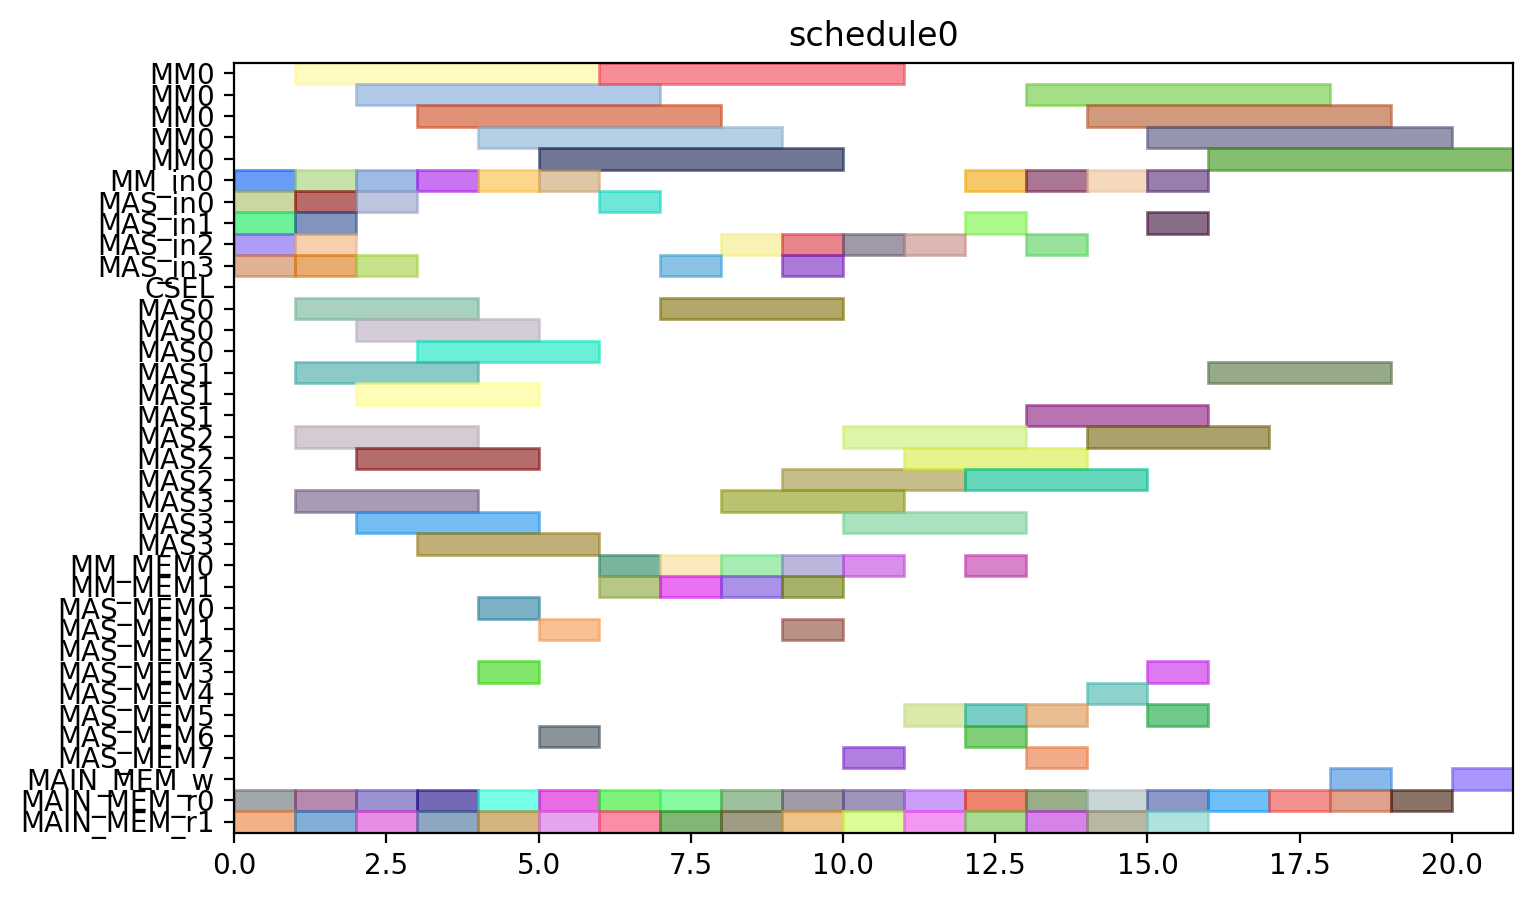

This figure's Python source:
from pyschedule import Scenario, solvers, plotters, alt


def solve():
	horizon = 90
	S = Scenario("schedule0", horizon=horizon)

	# resource
	MM = S.Resources('MM', num=1, size=5)
	MM_in = S.Resources('MM_in', num=1)
	MAS_in = S.Resources('MAS_in', num=4)
	CSEL = S.Resource('CSEL')
	MAS = S.Resources('MAS', num=4, size=3, periods=range(1, horizon))
	MM_MEM = S.Resources('MM_MEM', num=2)
	MAS_MEM = S.Resources('MAS_MEM', num=8)
	MAIN_MEM_w = S.Resource('MAIN_MEM_w', size=1)
	MAIN_MEM_r = S.Resources('MAIN_MEM_r', num=2)

	# result of previous scheduling

	# new tasks
	t0_t0 = S.Task('t0_t0', length=5, delay_cost=1)
	t0_t0 += alt(MM)
	t0_t0_in = S.Task('t0_t0_in', length=1, delay_cost=1)
	t0_t0_in += alt(MM_in)
	S += t0_t0_in*MM_in[0]<=t0_t0*MM[0]

	t0_t0_mem0 = S.Task('t0_t0_mem0', length=1, delay_cost=1)
	t0_t0_mem0 += MAIN_MEM_r[0]
	t0_t0_mem1 = S.Task('t0_t0_mem1', length=1, delay_cost=1)
	t0_t0_mem1 += MAIN_MEM_r[1]
	t0_t1 = S.Task('t0_t1', length=5, delay_cost=1)
	t0_t1 += alt(MM)
	t0_t1_in = S.Task('t0_t1_in', length=1, delay_cost=1)
	t0_t1_in += alt(MM_in)
	S += t0_t1_in*MM_in[0]<=t0_t1*MM[0]

	t0_t1_mem0 = S.Task('t0_t1_mem0', length=1, delay_cost=1)
	t0_t1_mem0 += MAIN_MEM_r[0]
	t0_t1_mem1 = S.Task('t0_t1_mem1', length=1, delay_cost=1)
	t0_t1_mem1 += MAIN_MEM_r[1]
	t0_t2 = S.Task('t0_t2', length=3, delay_cost=1)
	t0_t2 += alt(MAS)
	t0_t2_in = S.Task('t0_t2_in', length=1, delay_cost=1)
	t0_t2_in += alt(MAS_in)
	S += t0_t2_in*MAS_in[0]<=t0_t2*MAS[0]

	S += t0_t2_in*MAS_in[1]<=t0_t2*MAS[1]

	S += t0_t2_in*MAS_in[2]<=t0_t2*MAS[2]

	S += t0_t2_in*MAS_in[3]<=t0_t2*MAS[3]

	t0_t2_mem0 = S.Task('t0_t2_mem0', length=1, delay_cost=1)
	t0_t2_mem0 += MAIN_MEM_r[0]
	t0_t2_mem1 = S.Task('t0_t2_mem1', length=1, delay_cost=1)
	t0_t2_mem1 += MAIN_MEM_r[1]
	t0_t3 = S.Task('t0_t3', length=3, delay_cost=1)
	t0_t3 += alt(MAS)
	t0_t3_in = S.Task('t0_t3_in', length=1, delay_cost=1)
	t0_t3_in += alt(MAS_in)
	S += t0_t3_in*MAS_in[0]<=t0_t3*MAS[0]

	S += t0_t3_in*MAS_in[1]<=t0_t3*MAS[1]

	S += t0_t3_in*MAS_in[2]<=t0_t3*MAS[2]

	S += t0_t3_in*MAS_in[3]<=t0_t3*MAS[3]

	t0_t3_mem0 = S.Task('t0_t3_mem0', length=1, delay_cost=1)
	t0_t3_mem0 += MAIN_MEM_r[0]
	t0_t3_mem1 = S.Task('t0_t3_mem1', length=1, delay_cost=1)
	t0_t3_mem1 += MAIN_MEM_r[1]
	t2_t0 = S.Task('t2_t0', length=5, delay_cost=1)
	t2_t0 += alt(MM)
	t2_t0_in = S.Task('t2_t0_in', length=1, delay_cost=1)
	t2_t0_in += alt(MM_in)
	S += t2_t0_in*MM_in[0]<=t2_t0*MM[0]

	t2_t0_mem0 = S.Task('t2_t0_mem0', length=1, delay_cost=1)
	t2_t0_mem0 += MAIN_MEM_r[0]
	t2_t0_mem1 = S.Task('t2_t0_mem1', length=1, delay_cost=1)
	t2_t0_mem1 += MAIN_MEM_r[1]
	t2_t1 = S.Task('t2_t1', length=5, delay_cost=1)
	t2_t1 += alt(MM)
	t2_t1_in = S.Task('t2_t1_in', length=1, delay_cost=1)
	t2_t1_in += alt(MM_in)
	S += t2_t1_in*MM_in[0]<=t2_t1*MM[0]

	t2_t1_mem0 = S.Task('t2_t1_mem0', length=1, delay_cost=1)
	t2_t1_mem0 += MAIN_MEM_r[0]
	t2_t1_mem1 = S.Task('t2_t1_mem1', length=1, delay_cost=1)
	t2_t1_mem1 += MAIN_MEM_r[1]
	t2_t2 = S.Task('t2_t2', length=3, delay_cost=1)
	t2_t2 += alt(MAS)
	t2_t2_in = S.Task('t2_t2_in', length=1, delay_cost=1)
	t2_t2_in += alt(MAS_in)
	S += t2_t2_in*MAS_in[0]<=t2_t2*MAS[0]

	S += t2_t2_in*MAS_in[1]<=t2_t2*MAS[1]

	S += t2_t2_in*MAS_in[2]<=t2_t2*MAS[2]

	S += t2_t2_in*MAS_in[3]<=t2_t2*MAS[3]

	t2_t2_mem0 = S.Task('t2_t2_mem0', length=1, delay_cost=1)
	t2_t2_mem0 += MAIN_MEM_r[0]
	t2_t2_mem1 = S.Task('t2_t2_mem1', length=1, delay_cost=1)
	t2_t2_mem1 += MAIN_MEM_r[1]
	t2_t3 = S.Task('t2_t3', length=3, delay_cost=1)
	t2_t3 += alt(MAS)
	t2_t3_in = S.Task('t2_t3_in', length=1, delay_cost=1)
	t2_t3_in += alt(MAS_in)
	S += t2_t3_in*MAS_in[0]<=t2_t3*MAS[0]

	S += t2_t3_in*MAS_in[1]<=t2_t3*MAS[1]

	S += t2_t3_in*MAS_in[2]<=t2_t3*MAS[2]

	S += t2_t3_in*MAS_in[3]<=t2_t3*MAS[3]

	t2_t3_mem0 = S.Task('t2_t3_mem0', length=1, delay_cost=1)
	t2_t3_mem0 += MAIN_MEM_r[0]
	t2_t3_mem1 = S.Task('t2_t3_mem1', length=1, delay_cost=1)
	t2_t3_mem1 += MAIN_MEM_r[1]
	t7_t2 = S.Task('t7_t2', length=3, delay_cost=1)
	t7_t2 += alt(MAS)
	t7_t2_in = S.Task('t7_t2_in', length=1, delay_cost=1)
	t7_t2_in += alt(MAS_in)
	S += t7_t2_in*MAS_in[0]<=t7_t2*MAS[0]

	S += t7_t2_in*MAS_in[1]<=t7_t2*MAS[1]

	S += t7_t2_in*MAS_in[2]<=t7_t2*MAS[2]

	S += t7_t2_in*MAS_in[3]<=t7_t2*MAS[3]

	t7_t2_mem0 = S.Task('t7_t2_mem0', length=1, delay_cost=1)
	t7_t2_mem0 += MAIN_MEM_r[0]
	t7_t2_mem1 = S.Task('t7_t2_mem1', length=1, delay_cost=1)
	t7_t2_mem1 += MAIN_MEM_r[1]
	t9_t2 = S.Task('t9_t2', length=3, delay_cost=1)
	t9_t2 += alt(MAS)
	t9_t2_in = S.Task('t9_t2_in', length=1, delay_cost=1)
	t9_t2_in += alt(MAS_in)
	S += t9_t2_in*MAS_in[0]<=t9_t2*MAS[0]

	S += t9_t2_in*MAS_in[1]<=t9_t2*MAS[1]

	S += t9_t2_in*MAS_in[2]<=t9_t2*MAS[2]

	S += t9_t2_in*MAS_in[3]<=t9_t2*MAS[3]

	t9_t2_mem0 = S.Task('t9_t2_mem0', length=1, delay_cost=1)
	t9_t2_mem0 += MAIN_MEM_r[0]
	t9_t2_mem1 = S.Task('t9_t2_mem1', length=1, delay_cost=1)
	t9_t2_mem1 += MAIN_MEM_r[1]
	t14_t2 = S.Task('t14_t2', length=3, delay_cost=1)
	t14_t2 += alt(MAS)
	t14_t2_in = S.Task('t14_t2_in', length=1, delay_cost=1)
	t14_t2_in += alt(MAS_in)
	S += t14_t2_in*MAS_in[0]<=t14_t2*MAS[0]

	S += t14_t2_in*MAS_in[1]<=t14_t2*MAS[1]

	S += t14_t2_in*MAS_in[2]<=t14_t2*MAS[2]

	S += t14_t2_in*MAS_in[3]<=t14_t2*MAS[3]

	t14_t2_mem0 = S.Task('t14_t2_mem0', length=1, delay_cost=1)
	t14_t2_mem0 += MAIN_MEM_r[0]
	t14_t2_mem1 = S.Task('t14_t2_mem1', length=1, delay_cost=1)
	t14_t2_mem1 += MAIN_MEM_r[1]
	new_TZ_t2 = S.Task('new_TZ_t2', length=3, delay_cost=1)
	new_TZ_t2 += alt(MAS)
	new_TZ_t2_in = S.Task('new_TZ_t2_in', length=1, delay_cost=1)
	new_TZ_t2_in += alt(MAS_in)
	S += new_TZ_t2_in*MAS_in[0]<=new_TZ_t2*MAS[0]

	S += new_TZ_t2_in*MAS_in[1]<=new_TZ_t2*MAS[1]

	S += new_TZ_t2_in*MAS_in[2]<=new_TZ_t2*MAS[2]

	S += new_TZ_t2_in*MAS_in[3]<=new_TZ_t2*MAS[3]

	new_TZ_t2_mem0 = S.Task('new_TZ_t2_mem0', length=1, delay_cost=1)
	new_TZ_t2_mem0 += MAIN_MEM_r[0]
	new_TZ_t2_mem1 = S.Task('new_TZ_t2_mem1', length=1, delay_cost=1)
	new_TZ_t2_mem1 += MAIN_MEM_r[1]
	t16_t2 = S.Task('t16_t2', length=3, delay_cost=1)
	t16_t2 += alt(MAS)
	t16_t2_in = S.Task('t16_t2_in', length=1, delay_cost=1)
	t16_t2_in += alt(MAS_in)
	S += t16_t2_in*MAS_in[0]<=t16_t2*MAS[0]

	S += t16_t2_in*MAS_in[1]<=t16_t2*MAS[1]

	S += t16_t2_in*MAS_in[2]<=t16_t2*MAS[2]

	S += t16_t2_in*MAS_in[3]<=t16_t2*MAS[3]

	t16_t2_mem0 = S.Task('t16_t2_mem0', length=1, delay_cost=1)
	t16_t2_mem0 += MAIN_MEM_r[0]
	t16_t2_mem1 = S.Task('t16_t2_mem1', length=1, delay_cost=1)
	t16_t2_mem1 += MAIN_MEM_r[1]
	t17_t2 = S.Task('t17_t2', length=3, delay_cost=1)
	t17_t2 += alt(MAS)
	t17_t2_in = S.Task('t17_t2_in', length=1, delay_cost=1)
	t17_t2_in += alt(MAS_in)
	S += t17_t2_in*MAS_in[0]<=t17_t2*MAS[0]

	S += t17_t2_in*MAS_in[1]<=t17_t2*MAS[1]

	S += t17_t2_in*MAS_in[2]<=t17_t2*MAS[2]

	S += t17_t2_in*MAS_in[3]<=t17_t2*MAS[3]

	t17_t2_mem0 = S.Task('t17_t2_mem0', length=1, delay_cost=1)
	t17_t2_mem0 += MAIN_MEM_r[0]
	t17_t2_mem1 = S.Task('t17_t2_mem1', length=1, delay_cost=1)
	t17_t2_mem1 += MAIN_MEM_r[1]
	t0_t4 = S.Task('t0_t4', length=5, delay_cost=1)
	t0_t4 += alt(MM)
	t0_t4_in = S.Task('t0_t4_in', length=1, delay_cost=1)
	t0_t4_in += alt(MM_in)
	S += t0_t4_in*MM_in[0]<=t0_t4*MM[0]

	t0_t4_mem0 = S.Task('t0_t4_mem0', length=1, delay_cost=1)
	t0_t4_mem0 += alt(MAS_MEM)
	S += (t0_t2*MAS[0])-1 < t0_t4_mem0*MAS_MEM[0]
	S += (t0_t2*MAS[1])-1 < t0_t4_mem0*MAS_MEM[2]
	S += (t0_t2*MAS[2])-1 < t0_t4_mem0*MAS_MEM[4]
	S += (t0_t2*MAS[3])-1 < t0_t4_mem0*MAS_MEM[6]
	S += t0_t4_mem0 <= t0_t4

	t0_t4_mem1 = S.Task('t0_t4_mem1', length=1, delay_cost=1)
	t0_t4_mem1 += alt(MAS_MEM)
	S += (t0_t3*MAS[0])-1 < t0_t4_mem1*MAS_MEM[1]
	S += (t0_t3*MAS[1])-1 < t0_t4_mem1*MAS_MEM[3]
	S += (t0_t3*MAS[2])-1 < t0_t4_mem1*MAS_MEM[5]
	S += (t0_t3*MAS[3])-1 < t0_t4_mem1*MAS_MEM[7]
	S += t0_t4_mem1 <= t0_t4

	t00 = S.Task('t00', length=3, delay_cost=1)
	t00 += alt(MAS)
	t00_in = S.Task('t00_in', length=1, delay_cost=1)
	t00_in += alt(MAS_in)
	S += t00_in*MAS_in[0]<=t00*MAS[0]

	S += t00_in*MAS_in[1]<=t00*MAS[1]

	S += t00_in*MAS_in[2]<=t00*MAS[2]

	S += t00_in*MAS_in[3]<=t00*MAS[3]

	t00_mem0 = S.Task('t00_mem0', length=1, delay_cost=1)
	t00_mem0 += alt(MM_MEM)
	S += (t0_t0*MM[0])-1 < t00_mem0*MM_MEM[0]
	S += t00_mem0 <= t00

	t00_mem1 = S.Task('t00_mem1', length=1, delay_cost=1)
	t00_mem1 += alt(MM_MEM)
	S += (t0_t1*MM[0])-1 < t00_mem1*MM_MEM[1]
	S += t00_mem1 <= t00

	t0_t5 = S.Task('t0_t5', length=3, delay_cost=1)
	t0_t5 += alt(MAS)
	t0_t5_in = S.Task('t0_t5_in', length=1, delay_cost=1)
	t0_t5_in += alt(MAS_in)
	S += t0_t5_in*MAS_in[0]<=t0_t5*MAS[0]

	S += t0_t5_in*MAS_in[1]<=t0_t5*MAS[1]

	S += t0_t5_in*MAS_in[2]<=t0_t5*MAS[2]

	S += t0_t5_in*MAS_in[3]<=t0_t5*MAS[3]

	t0_t5_mem0 = S.Task('t0_t5_mem0', length=1, delay_cost=1)
	t0_t5_mem0 += alt(MM_MEM)
	S += (t0_t0*MM[0])-1 < t0_t5_mem0*MM_MEM[0]
	S += t0_t5_mem0 <= t0_t5

	t0_t5_mem1 = S.Task('t0_t5_mem1', length=1, delay_cost=1)
	t0_t5_mem1 += alt(MM_MEM)
	S += (t0_t1*MM[0])-1 < t0_t5_mem1*MM_MEM[1]
	S += t0_t5_mem1 <= t0_t5

	t2_t4 = S.Task('t2_t4', length=5, delay_cost=1)
	t2_t4 += alt(MM)
	t2_t4_in = S.Task('t2_t4_in', length=1, delay_cost=1)
	t2_t4_in += alt(MM_in)
	S += t2_t4_in*MM_in[0]<=t2_t4*MM[0]

	t2_t4_mem0 = S.Task('t2_t4_mem0', length=1, delay_cost=1)
	t2_t4_mem0 += alt(MAS_MEM)
	S += (t2_t2*MAS[0])-1 < t2_t4_mem0*MAS_MEM[0]
	S += (t2_t2*MAS[1])-1 < t2_t4_mem0*MAS_MEM[2]
	S += (t2_t2*MAS[2])-1 < t2_t4_mem0*MAS_MEM[4]
	S += (t2_t2*MAS[3])-1 < t2_t4_mem0*MAS_MEM[6]
	S += t2_t4_mem0 <= t2_t4

	t2_t4_mem1 = S.Task('t2_t4_mem1', length=1, delay_cost=1)
	t2_t4_mem1 += alt(MAS_MEM)
	S += (t2_t3*MAS[0])-1 < t2_t4_mem1*MAS_MEM[1]
	S += (t2_t3*MAS[1])-1 < t2_t4_mem1*MAS_MEM[3]
	S += (t2_t3*MAS[2])-1 < t2_t4_mem1*MAS_MEM[5]
	S += (t2_t3*MAS[3])-1 < t2_t4_mem1*MAS_MEM[7]
	S += t2_t4_mem1 <= t2_t4

	t20 = S.Task('t20', length=3, delay_cost=1)
	t20 += alt(MAS)
	t20_in = S.Task('t20_in', length=1, delay_cost=1)
	t20_in += alt(MAS_in)
	S += t20_in*MAS_in[0]<=t20*MAS[0]

	S += t20_in*MAS_in[1]<=t20*MAS[1]

	S += t20_in*MAS_in[2]<=t20*MAS[2]

	S += t20_in*MAS_in[3]<=t20*MAS[3]

	t20_mem0 = S.Task('t20_mem0', length=1, delay_cost=1)
	t20_mem0 += alt(MM_MEM)
	S += (t2_t0*MM[0])-1 < t20_mem0*MM_MEM[0]
	S += t20_mem0 <= t20

	t20_mem1 = S.Task('t20_mem1', length=1, delay_cost=1)
	t20_mem1 += alt(MM_MEM)
	S += (t2_t1*MM[0])-1 < t20_mem1*MM_MEM[1]
	S += t20_mem1 <= t20

	t2_t5 = S.Task('t2_t5', length=3, delay_cost=1)
	t2_t5 += alt(MAS)
	t2_t5_in = S.Task('t2_t5_in', length=1, delay_cost=1)
	t2_t5_in += alt(MAS_in)
	S += t2_t5_in*MAS_in[0]<=t2_t5*MAS[0]

	S += t2_t5_in*MAS_in[1]<=t2_t5*MAS[1]

	S += t2_t5_in*MAS_in[2]<=t2_t5*MAS[2]

	S += t2_t5_in*MAS_in[3]<=t2_t5*MAS[3]

	t2_t5_mem0 = S.Task('t2_t5_mem0', length=1, delay_cost=1)
	t2_t5_mem0 += alt(MM_MEM)
	S += (t2_t0*MM[0])-1 < t2_t5_mem0*MM_MEM[0]
	S += t2_t5_mem0 <= t2_t5

	t2_t5_mem1 = S.Task('t2_t5_mem1', length=1, delay_cost=1)
	t2_t5_mem1 += alt(MM_MEM)
	S += (t2_t1*MM[0])-1 < t2_t5_mem1*MM_MEM[1]
	S += t2_t5_mem1 <= t2_t5

	t01 = S.Task('t01', length=3, delay_cost=1)
	t01 += alt(MAS)
	t01_in = S.Task('t01_in', length=1, delay_cost=1)
	t01_in += alt(MAS_in)
	S += t01_in*MAS_in[0]<=t01*MAS[0]

	S += t01_in*MAS_in[1]<=t01*MAS[1]

	S += t01_in*MAS_in[2]<=t01*MAS[2]

	S += t01_in*MAS_in[3]<=t01*MAS[3]

	t01_mem0 = S.Task('t01_mem0', length=1, delay_cost=1)
	t01_mem0 += alt(MM_MEM)
	S += (t0_t4*MM[0])-1 < t01_mem0*MM_MEM[0]
	S += t01_mem0 <= t01

	t01_mem1 = S.Task('t01_mem1', length=1, delay_cost=1)
	t01_mem1 += alt(MAS_MEM)
	S += (t0_t5*MAS[0])-1 < t01_mem1*MAS_MEM[1]
	S += (t0_t5*MAS[1])-1 < t01_mem1*MAS_MEM[3]
	S += (t0_t5*MAS[2])-1 < t01_mem1*MAS_MEM[5]
	S += (t0_t5*MAS[3])-1 < t01_mem1*MAS_MEM[7]
	S += t01_mem1 <= t01

	t10 = S.Task('t10', length=3, delay_cost=1)
	t10 += alt(MAS)
	t10_in = S.Task('t10_in', length=1, delay_cost=1)
	t10_in += alt(MAS_in)
	S += t10_in*MAS_in[0]<=t10*MAS[0]

	S += t10_in*MAS_in[1]<=t10*MAS[1]

	S += t10_in*MAS_in[2]<=t10*MAS[2]

	S += t10_in*MAS_in[3]<=t10*MAS[3]

	t10_mem0 = S.Task('t10_mem0', length=1, delay_cost=1)
	t10_mem0 += MAIN_MEM_r[0]
	t10_mem1 = S.Task('t10_mem1', length=1, delay_cost=1)
	t10_mem1 += alt(MAS_MEM)
	S += (t00*MAS[0])-1 < t10_mem1*MAS_MEM[1]
	S += (t00*MAS[1])-1 < t10_mem1*MAS_MEM[3]
	S += (t00*MAS[2])-1 < t10_mem1*MAS_MEM[5]
	S += (t00*MAS[3])-1 < t10_mem1*MAS_MEM[7]
	S += t10_mem1 <= t10

	t21 = S.Task('t21', length=3, delay_cost=1)
	t21 += alt(MAS)
	t21_in = S.Task('t21_in', length=1, delay_cost=1)
	t21_in += alt(MAS_in)
	S += t21_in*MAS_in[0]<=t21*MAS[0]

	S += t21_in*MAS_in[1]<=t21*MAS[1]

	S += t21_in*MAS_in[2]<=t21*MAS[2]

	S += t21_in*MAS_in[3]<=t21*MAS[3]

	t21_mem0 = S.Task('t21_mem0', length=1, delay_cost=1)
	t21_mem0 += alt(MM_MEM)
	S += (t2_t4*MM[0])-1 < t21_mem0*MM_MEM[0]
	S += t21_mem0 <= t21

	t21_mem1 = S.Task('t21_mem1', length=1, delay_cost=1)
	t21_mem1 += alt(MAS_MEM)
	S += (t2_t5*MAS[0])-1 < t21_mem1*MAS_MEM[1]
	S += (t2_t5*MAS[1])-1 < t21_mem1*MAS_MEM[3]
	S += (t2_t5*MAS[2])-1 < t21_mem1*MAS_MEM[5]
	S += (t2_t5*MAS[3])-1 < t21_mem1*MAS_MEM[7]
	S += t21_mem1 <= t21

	t30 = S.Task('t30', length=3, delay_cost=1)
	t30 += alt(MAS)
	t30_in = S.Task('t30_in', length=1, delay_cost=1)
	t30_in += alt(MAS_in)
	S += t30_in*MAS_in[0]<=t30*MAS[0]

	S += t30_in*MAS_in[1]<=t30*MAS[1]

	S += t30_in*MAS_in[2]<=t30*MAS[2]

	S += t30_in*MAS_in[3]<=t30*MAS[3]

	t30_mem0 = S.Task('t30_mem0', length=1, delay_cost=1)
	t30_mem0 += MAIN_MEM_r[0]
	t30_mem1 = S.Task('t30_mem1', length=1, delay_cost=1)
	t30_mem1 += alt(MAS_MEM)
	S += (t20*MAS[0])-1 < t30_mem1*MAS_MEM[1]
	S += (t20*MAS[1])-1 < t30_mem1*MAS_MEM[3]
	S += (t20*MAS[2])-1 < t30_mem1*MAS_MEM[5]
	S += (t20*MAS[3])-1 < t30_mem1*MAS_MEM[7]
	S += t30_mem1 <= t30

	t11 = S.Task('t11', length=3, delay_cost=1)
	t11 += alt(MAS)
	t11_in = S.Task('t11_in', length=1, delay_cost=1)
	t11_in += alt(MAS_in)
	S += t11_in*MAS_in[0]<=t11*MAS[0]

	S += t11_in*MAS_in[1]<=t11*MAS[1]

	S += t11_in*MAS_in[2]<=t11*MAS[2]

	S += t11_in*MAS_in[3]<=t11*MAS[3]

	t11_mem0 = S.Task('t11_mem0', length=1, delay_cost=1)
	t11_mem0 += MAIN_MEM_r[0]
	t11_mem1 = S.Task('t11_mem1', length=1, delay_cost=1)
	t11_mem1 += alt(MAS_MEM)
	S += (t01*MAS[0])-1 < t11_mem1*MAS_MEM[1]
	S += (t01*MAS[1])-1 < t11_mem1*MAS_MEM[3]
	S += (t01*MAS[2])-1 < t11_mem1*MAS_MEM[5]
	S += (t01*MAS[3])-1 < t11_mem1*MAS_MEM[7]
	S += t11_mem1 <= t11

	t31 = S.Task('t31', length=3, delay_cost=1)
	t31 += alt(MAS)
	t31_in = S.Task('t31_in', length=1, delay_cost=1)
	t31_in += alt(MAS_in)
	S += t31_in*MAS_in[0]<=t31*MAS[0]

	S += t31_in*MAS_in[1]<=t31*MAS[1]

	S += t31_in*MAS_in[2]<=t31*MAS[2]

	S += t31_in*MAS_in[3]<=t31*MAS[3]

	t31_mem0 = S.Task('t31_mem0', length=1, delay_cost=1)
	t31_mem0 += MAIN_MEM_r[0]
	t31_mem1 = S.Task('t31_mem1', length=1, delay_cost=1)
	t31_mem1 += alt(MAS_MEM)
	S += (t21*MAS[0])-1 < t31_mem1*MAS_MEM[1]
	S += (t21*MAS[1])-1 < t31_mem1*MAS_MEM[3]
	S += (t21*MAS[2])-1 < t31_mem1*MAS_MEM[5]
	S += (t21*MAS[3])-1 < t31_mem1*MAS_MEM[7]
	S += t31_mem1 <= t31

	c010 = S.Task('c010', length=5, delay_cost=1)
	c010 += alt(MM)
	c010_in = S.Task('c010_in', length=1, delay_cost=1)
	c010_in += alt(MM_in)
	S += c010_in*MM_in[0]<=c010*MM[0]

	S += 0<c010

	c010_w = S.Task('c010_w', length=1, delay_cost=1)
	c010_w += alt(MAIN_MEM_w)
	S += c010 <= c010_w

	c010_mem0 = S.Task('c010_mem0', length=1, delay_cost=1)
	c010_mem0 += alt(MAS_MEM)
	S += (t30*MAS[0])-1 < c010_mem0*MAS_MEM[0]
	S += (t30*MAS[1])-1 < c010_mem0*MAS_MEM[2]
	S += (t30*MAS[2])-1 < c010_mem0*MAS_MEM[4]
	S += (t30*MAS[3])-1 < c010_mem0*MAS_MEM[6]
	S += c010_mem0 <= c010

	c010_mem1 = S.Task('c010_mem1', length=1, delay_cost=1)
	c010_mem1 += MAIN_MEM_r[1]
	c200 = S.Task('c200', length=5, delay_cost=1)
	c200 += alt(MM)
	c200_in = S.Task('c200_in', length=1, delay_cost=1)
	c200_in += alt(MM_in)
	S += c200_in*MM_in[0]<=c200*MM[0]

	S += 0<c200

	c200_w = S.Task('c200_w', length=1, delay_cost=1)
	c200_w += alt(MAIN_MEM_w)
	S += c200 <= c200_w

	c200_mem0 = S.Task('c200_mem0', length=1, delay_cost=1)
	c200_mem0 += alt(MAS_MEM)
	S += (t10*MAS[0])-1 < c200_mem0*MAS_MEM[0]
	S += (t10*MAS[1])-1 < c200_mem0*MAS_MEM[2]
	S += (t10*MAS[2])-1 < c200_mem0*MAS_MEM[4]
	S += (t10*MAS[3])-1 < c200_mem0*MAS_MEM[6]
	S += c200_mem0 <= c200

	c200_mem1 = S.Task('c200_mem1', length=1, delay_cost=1)
	c200_mem1 += MAIN_MEM_r[1]
	t16_t0 = S.Task('t16_t0', length=5, delay_cost=1)
	t16_t0 += alt(MM)
	t16_t0_in = S.Task('t16_t0_in', length=1, delay_cost=1)
	t16_t0_in += alt(MM_in)
	S += t16_t0_in*MM_in[0]<=t16_t0*MM[0]

	t16_t0_mem0 = S.Task('t16_t0_mem0', length=1, delay_cost=1)
	t16_t0_mem0 += MAIN_MEM_r[0]
	t16_t0_mem1 = S.Task('t16_t0_mem1', length=1, delay_cost=1)
	t16_t0_mem1 += alt(MAS_MEM)
	S += (t30*MAS[0])-1 < t16_t0_mem1*MAS_MEM[1]
	S += (t30*MAS[1])-1 < t16_t0_mem1*MAS_MEM[3]
	S += (t30*MAS[2])-1 < t16_t0_mem1*MAS_MEM[5]
	S += (t30*MAS[3])-1 < t16_t0_mem1*MAS_MEM[7]
	S += t16_t0_mem1 <= t16_t0

	t17_t0 = S.Task('t17_t0', length=5, delay_cost=1)
	t17_t0 += alt(MM)
	t17_t0_in = S.Task('t17_t0_in', length=1, delay_cost=1)
	t17_t0_in += alt(MM_in)
	S += t17_t0_in*MM_in[0]<=t17_t0*MM[0]

	t17_t0_mem0 = S.Task('t17_t0_mem0', length=1, delay_cost=1)
	t17_t0_mem0 += MAIN_MEM_r[0]
	t17_t0_mem1 = S.Task('t17_t0_mem1', length=1, delay_cost=1)
	t17_t0_mem1 += alt(MAS_MEM)
	S += (t10*MAS[0])-1 < t17_t0_mem1*MAS_MEM[1]
	S += (t10*MAS[1])-1 < t17_t0_mem1*MAS_MEM[3]
	S += (t10*MAS[2])-1 < t17_t0_mem1*MAS_MEM[5]
	S += (t10*MAS[3])-1 < t17_t0_mem1*MAS_MEM[7]
	S += t17_t0_mem1 <= t17_t0

	solvers.mip.solve(S,msg=1,kind='CPLEX',ratio_gap=1.01)

	solution = [['hoge']*len(S.solution()[1]) for i in range(len(S.solution()))]
	for i in range(len(S.solution())):
		for j in range(len(S.solution()[i])):
			solution[i][j]=str(S.solution()[i][j])
	print(solution)

	cycles = int(solution[-1][3])

	pic_file_name = "/home/mfukuda/ABE/multiRAM_multiMAS_16mux/scheduling_result/stage5MM1_stage3MAS4/EP2_ADD_w_EVAL/schedule0.png"
	if(S.solution() != []):
		plotters.matplotlib.plot(S,img_filename=pic_file_name, show_task_labels=False, fig_size=(cycles*0.25+3, 5))

	return solution
